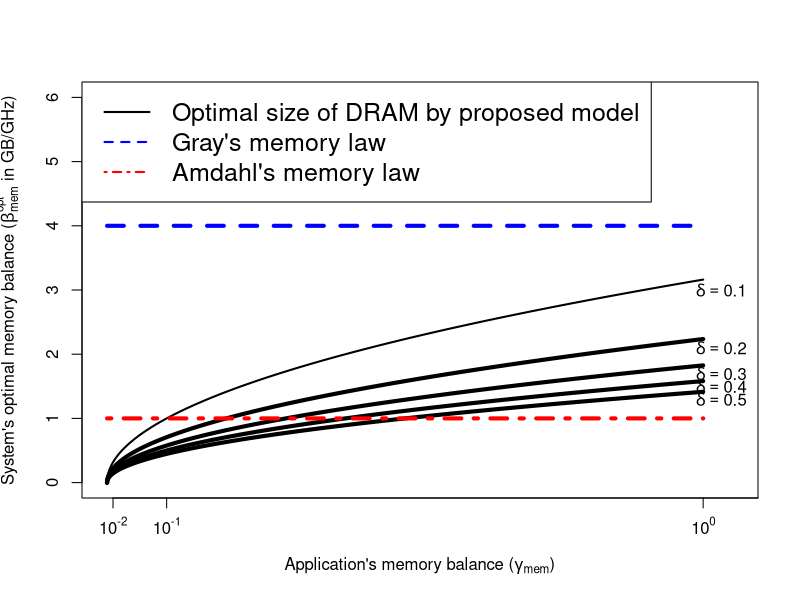

Generate this figure with R:
pdf("//Users/arghyakusumdas/Documents/MyGitProjects/MyIeeeAccessPaper/IEEEtran/IEEEtran/Figures/ModelFigures/beta_mem.pdf")
d <- 0.1

x <- seq(0, 1, by=.0001)

y <- sqrt(x/d)
plot(x, y, col='black', lwd=2, lty=1, type="l", xaxt="n", xlim=c(0, 1.05), ylim=c(0,6),
xlab=expression(paste("Application's memory balance (",gamma[mem],")")),
ylab=expression(paste("System's optimal memory balance (",beta[mem]^opt," in GB/GHz)")))
ticks <- seq(-2, 2, by=1)
labels <- sapply(ticks, function(i) as.expression(bquote(10^ .(i))))
axis(1, at=c(0.01, 0.1, 1, 10, 100), labels=labels)
text(1.03, 3, expression(delta==0.10))

d <- .2
y <-sqrt(x/d)
lines(x, y=y, lwd=4, col="black", lty=1)
text(1.03, 2.1, expression(delta==0.20))
d <- .3
y <-sqrt(x/d)
lines(x, y=y, lwd=4, col="black", lty=1)
text(1.03, 1.7, expression(delta==0.30))
d <- .4
y <-sqrt(x/d)
lines(x, y=y, lwd=4, col="black", lty=1)
text(1.03, 1.5, expression(delta==0.40))

d <- .5
y <-sqrt(x/d)
lines(x, y=y, lwd=4, col="black", lty=1)
text(1.03, 1.3, expression(delta==0.50))






y <- 4/x*x
lines(x, y=y, lwd=4, col="blue", lty=2)

y <- 1/x*x
lines(x, y=y, lwd=4, col="red", lty=4)

legend("topleft", c("Optimal size of DRAM by proposed model", "Gray's memory law", "Amdahl's memory law"), col=c("black","blue","red"), lwd=c(2,2), lty=c(1,2,4), cex=1.5)